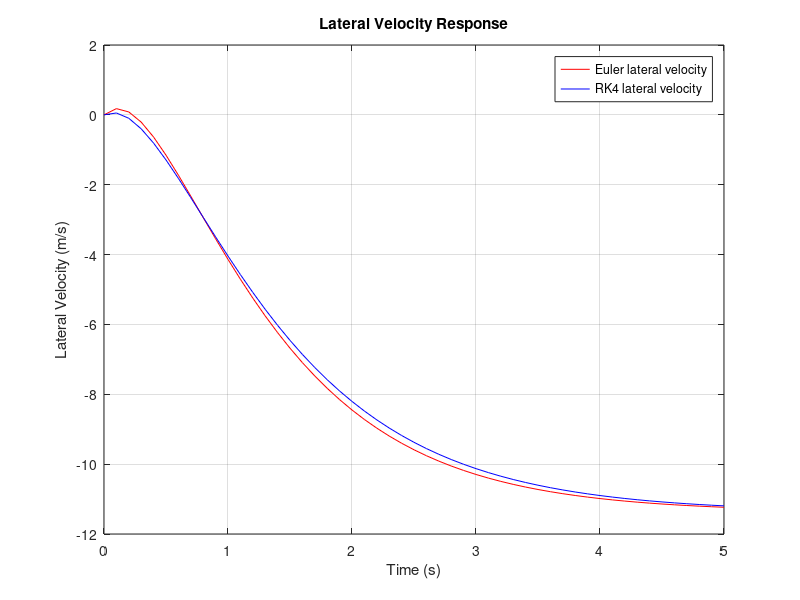
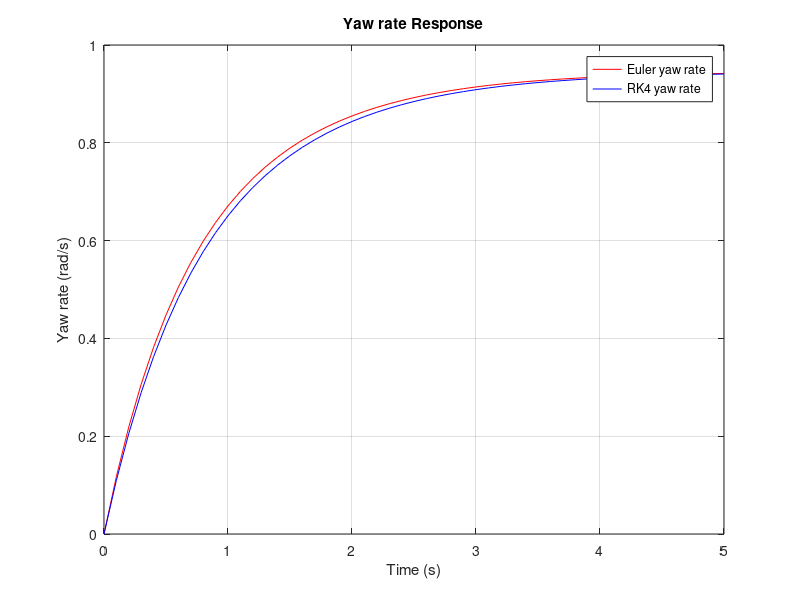
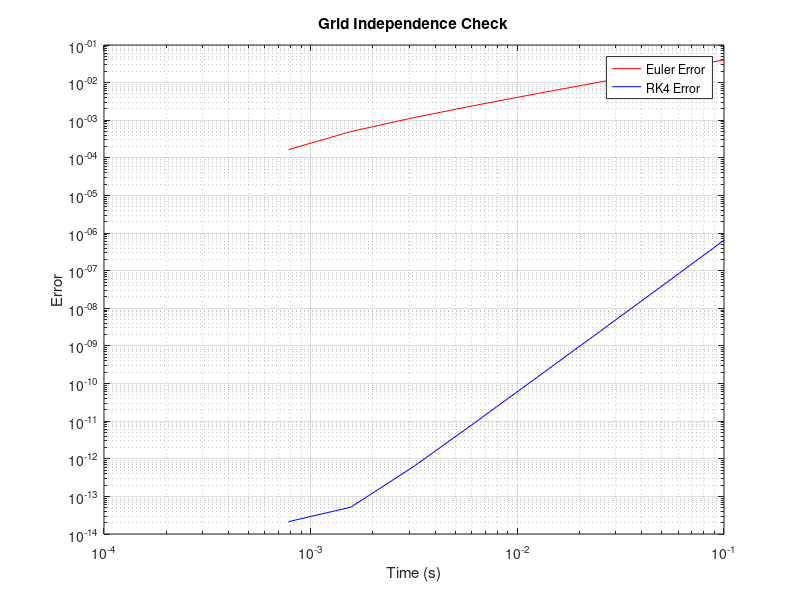

Reproduce these figures in MATLAB, in order.
clear; clc; close all;

% Vehicle Parameters
m = 1400;
a = 1.14;
b = 1.33;
Cf = 25000;
Cr = 21000;
Iz = 2420;
u = 75 * 1000 / 3600;   % m/s
delta = 0.1;

%A and B matrices 
A = [-(Cf + Cr)/(m*u), (-a*Cf + b*Cr)/(m*u) - u; -(a*Cf - b*Cr)/(Iz*u), -(a^2*Cf + b^2*Cr)/(Iz*u)];
B = [Cf/m; a*Cf/Iz];

% Time setup
h = 0.1;
t = 0:h:5;
N = length(t);

% Initialize vectors: [v_y; psi]
x_euler = zeros(2, N);
x_rk4   = zeros(2, N);

%Euler Method
for n = 1:N-1
    x_euler(:,n+1) = x_euler(:,n) + h * (A * x_euler(:,n) + B * delta);
end

%RK4 Method 
for n = 1:N-1
    k1 = A * x_rk4(:,n) + B * delta;
    k2 = A * (x_rk4(:,n) + 0.5*h*k1) + B * delta;
    k3 = A * (x_rk4(:,n) + 0.5*h*k2) + B * delta;
    k4 = A * (x_rk4(:,n) + h*k3) + B * delta;
    x_rk4(:,n+1) = x_rk4(:,n) + (h/6)*(k1 + 2*k2 + 2*k3 + k4);
end

%Plot Lateral Velocity
figure;
plot(t, x_euler(1,:), 'r', 'DisplayName', 'Euler lateral velocity'); %Euler Plot
hold on;
plot(t, x_rk4(1,:), 'b', 'DisplayName', 'RK4 lateral velocity'); %RK4 Plot
xlabel('Time (s)');
ylabel('Lateral Velocity (m/s)');
title('Lateral Velocity Response');
legend; 
grid on;

% Plot Yaw Rate
figure;
plot(t, x_euler(2,:), 'r', 'DisplayName', 'Euler yaw rate');
hold on;
plot(t, x_rk4(2,:), 'b','DisplayName', 'RK4 yaw rate');
xlabel('Time (s)');
ylabel('Yaw rate (rad/s)');
title('Yaw rate Response');
legend;
grid on;

%Grid Independence Check

dt_vec = [0.1, 0.05, 0.025, 0.0125, 0.00625, 0.003125, 0.0015625, 0.00078125, 0.000390625];  % Time intervals reduced by half each time 
% Initialize vectors  
euler_final = zeros(size(dt_vec));
rk4_final   = zeros(size(dt_vec));

% Loop through each time step and compute.
for i = 1:length(dt_vec)    
    % Set time step
    h = dt_vec(i);
    t = 0:h:5;
    N = length(t);
    x0 = [0; 0];

    % Euler
    x_euler = zeros(2, N);

    % Initial condition
    x_euler(:,1) = x0;
    for n = 1:N-1
        x_euler(:,n+1) = x_euler(:,n) + h * (A * x_euler(:,n) + B * delta);
    end

    % RK4
    x_rk4 = zeros(2, N);

    % Initial condition
    x_rk4(:,1) = x0;
    for n = 1:N-1 
        k1 = A * x_rk4(:,n) + B * delta;
        k2 = A * (x_rk4(:,n) + 0.5*h*k1) + B * delta;
        k3 = A * (x_rk4(:,n) + 0.5*h*k2) + B * delta;
        k4 = A * (x_rk4(:,n) + h*k3) + B * delta;
        x_rk4(:,n+1) = x_rk4(:,n) + (h/6)*(k1 + 2*k2 + 2*k3 + k4);
    end

    % Store norm of final state (v_y and psi)
    euler_final(i) = norm(x_euler(:,end));
    rk4_final(i)   = norm(x_rk4(:,end));
end

% Error Calculation
euler_err = abs(euler_final - euler_final(end));
rk4_err   = abs(rk4_final   - rk4_final(end));

% Grid Independence Log-log plot
figure;
loglog(dt_vec, euler_err, 'r', 'DisplayName', 'Euler Error');
hold on;
loglog(dt_vec, rk4_err, 'b', 'DisplayName', 'RK4 Error');
xlabel('Time (s)');
ylabel('Error');
title('Grid Independence Check');
legend;
grid on;
